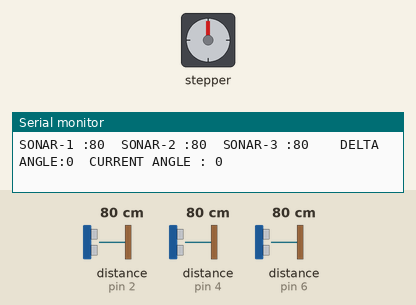
Recording of a sketch running on a simulated Arduino Uno, built with avr-gcc and run on an emulated ATmega328P. Parts: stepper motor, the last lines printed to the serial monitor. Wiring (inferred from the names in the program): 3 × ultrasonic range finder: trigger pin 3, echo pin 2 / trigger pin 5, echo pin 4 / trigger pin 7, echo pin 6; stepper motor driver (200 steps per turn assumed): step pin 11; direction pin 8. The test bench sets the inputs (shaded band); at power-on: distance to the obstacle (sensors on pin 2, pin 4, pin 6) 80 cm. The echo pulse lasts 58.3 µs per cm.

Above: at 1.2 s.
1.3 s: distance to the obstacle (sensor on pin 2) set to 250 cm
At 3.1 s:
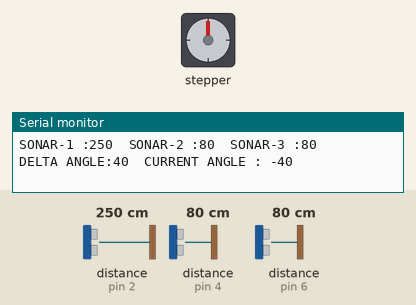
4.3 s: distance to the obstacle (sensor on pin 4) set to 217 cm
6.9 s: distance to the obstacle (sensor on pin 4) set to 226 cm
At 8.9 s:
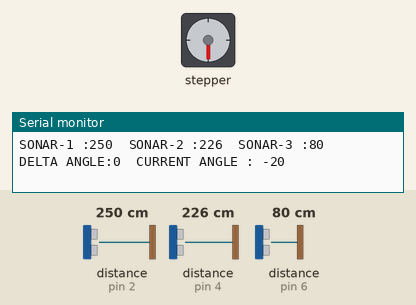
9.2 s: distance to the obstacle (sensor on pin 4) set to 2 cm
At 10.2 s:
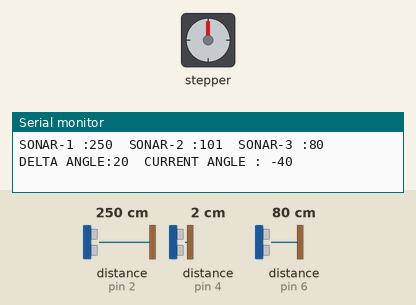
11.3 s: distance to the obstacle (sensor on pin 4) set to 250 cm
At 14.0 s:
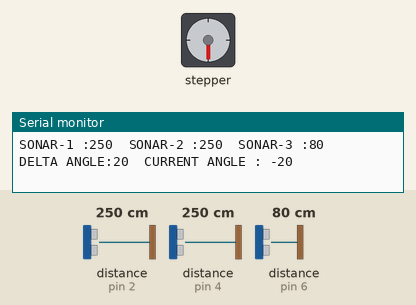
Timing chart, 0 to 15.3 s (numbered marks = the images above; inputs shaded):
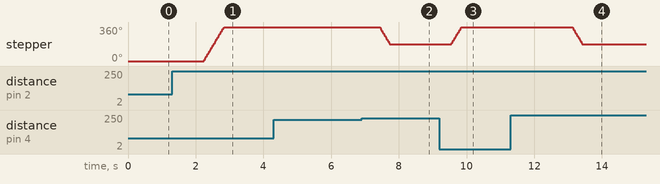

Measured:
- the behaviour switches between 220 and 221 cm on distance to the obstacle (sensor on pin 4) (found by bisection; images 1 and 2)
- after the input at 1.3 s, stepper: turns 360° clockwise in 0.60 s, starting after 0.93 s
- after the input at 6.9 s, stepper: turns 180° counter-clockwise in 0.30 s, starting after 0.52 s
- after the input at 9.2 s, stepper: turns 180° clockwise in 0.30 s, starting after 0.35 s
- after the input at 11.3 s, stepper: turns 180° counter-clockwise in 0.30 s, starting after 1.8 s

The sketch:

sonarfinale.ino
```cpp
/*
    Sonar Placement
    Sonar 1 : Facing towards the left of the bicycle
    Sonar 0 : Facing towards the center of the bicycle
    Sonar 2 : Facing towrds the right of the bicycle

    Turning algorithm :
    Detection by Sonar 0 ONLY : turn right by 28 degrees to get the obstacle out of range of vision
    Detection by Sonar 1 ONLY : don't do anything
    Detection by Sonar 2 ONLY : don't do anything
    Detection by Sonar 0 and Sonar 1 (object in front and left) : turn right by 35-37 degrees to get obstacle out of range of vision
    Detection by Sonar 0 and Sonar 2 (object in front and right) : turn left by 35-37 degrees to get obstacle out of range of vision
    Detection by Sonar 1 and Sonar 2 (object in right and left) : don't do anything
    Detection by all three Sonars : Abrupt turn of about 50 - 60 degrees on either side
*/

#define TICKS_PER_DEGREE (1800/360)
#define D_THRESH 220
#define D_MAX 800
#define ANGLE_LR 20
#define ANGLE_CLCR 40
#define ANGLE_C_CLR 0

#define L_SONAR 0
#define C_SONAR 1
#define R_SONAR 2

#define SA 30

int dist[3][SA] = {{0}, {0}, {0}};

int filter(int sample[], int siz)
{  int i;
   int error_range = 100;
   int flag = 0;
   int prv = sample[0];
   int avg;
   if(sample[0] > 20)
   avg = sample[0];
   else
   {
     flag = 1;
     avg = 0;
   }

   for(i=1; i<siz; i++)
   {
       if(abs(sample[i]-prv) < error_range)
       {
          avg += sample[i];
       }
       else
       {
          flag = 1;
       }
       prv = sample[i];
   }
       if(flag == 0)
       return avg/siz;
       else
       return avg/(siz-1);
}

void setup() {
  pinMode(3, OUTPUT); //trig of sonar 0
  pinMode(5, OUTPUT); //trig of sonar 1
  pinMode(7, OUTPUT); //trig of sonar 2
  pinMode (2, INPUT); //echo of sonar 0
  pinMode (4, INPUT); //echo of sonar 1
  pinMode (6, INPUT); //echo of sonar 2
  pinMode(8,OUTPUT);  // DIR Pin
  pinMode(11,OUTPUT); // PULSE Pin
  Serial.begin(38400);
  void SonarSend();
  void gotoangle(int);
  void turn();
  long microsecondsToCentimeters(long);
}
long duration, distCM[3] = {D_MAX, D_MAX, D_MAX};
int currentAngle = 0;
int deltaAngle = 0;

void printSonarData()
{
   int j;
   for(j=0; j<3; j++)
   {
       Serial.print("SONAR-");
       Serial.print(j+1);
       Serial.print(" :");
       Serial.print(distCM[j]);
       Serial.print("\t");
   }
}

long microsecondsToCentimeters(long microseconds)
{
  // The speed of sound is 340 m/s or 29 microseconds per centimeter.
  // The ping travels out and back, so to find the distance of the
  // object we take half of the distance travelled.
  if (microseconds > 29000*0.8)
  {
      microseconds = 29000*0.8;
  }
  return microseconds/58;
}

void SonarSend()
{
  int i=1;
  int j = 0;
  for(j=0; j<SA; j++)
  {
      for (i=1; i<4; i++)
      {
          digitalWrite(2*i+1, LOW);
          delayMicroseconds(1);
          digitalWrite(2*i+1, HIGH);
          delayMicroseconds(10);
          digitalWrite(2*i+1, LOW);
          delayMicroseconds(10);
          duration = pulseIn(2*i, HIGH);

          // convert the time into a distance in CM
          dist[i-1][j] = microsecondsToCentimeters(duration);
      }
  }
  for(i=0; i<3; i++)
  {
     distCM[i] = filter(dist[i], SA);
  }
  turn();
}

void gotoangle(int givenAngle)
{
  int j = 0;

  deltaAngle = givenAngle - currentAngle;

  digitalWrite(8,LOW);
  if(deltaAngle !=0)
  {
    if(deltaAngle < 0)
    {
          digitalWrite(8,HIGH);
          deltaAngle = -deltaAngle;
    }

    for(j=0; j<deltaAngle*TICKS_PER_DEGREE; j++)
    {
        digitalWrite(11,HIGH);
        delayMicroseconds(1500);
        digitalWrite(11,LOW);
        delayMicroseconds(1500);
    }
  }

  currentAngle = givenAngle;

  printSonarData();
  Serial.print("\tDELTA ANGLE:");
  Serial.print(deltaAngle);
  Serial.print("\tCURRENT ANGLE : ");
  Serial.println(currentAngle);
  Serial.println();
  //delay(20);
}

void turn()
{
     int angle;

    if(distCM[C_SONAR]<=D_THRESH && distCM[L_SONAR]<=D_THRESH && distCM[R_SONAR]>D_THRESH)  //left and centre object
    {
        angle = ANGLE_CLCR;
    }
    else if(distCM[C_SONAR]<=D_THRESH && distCM[R_SONAR]<=D_THRESH && distCM[L_SONAR]>D_THRESH)  //right and centre object
    {
        angle = -ANGLE_CLCR;
    }
    else if(distCM[R_SONAR]<=D_THRESH && distCM[L_SONAR]<=D_THRESH && distCM[0]>D_THRESH)     // left and right object
    {
        angle = 0;
    }
    else if(distCM[C_SONAR]<=D_THRESH && distCM[L_SONAR]>D_THRESH && distCM[R_SONAR]>D_THRESH)    //centre object
    {
        angle = ANGLE_C_CLR;
     }
    else if(distCM[L_SONAR]<=D_THRESH && distCM[C_SONAR]>D_THRESH && distCM[R_SONAR]>D_THRESH)     //left object
    {
        angle = ANGLE_LR;
    }
    else if(distCM[R_SONAR]<=D_THRESH && distCM[L_SONAR]>D_THRESH && distCM[C_SONAR]>D_THRESH)     //right object
    {
        angle = -ANGLE_LR;
    }
    else if(distCM[R_SONAR]<=D_THRESH && distCM[L_SONAR]<=D_THRESH && distCM[C_SONAR]<=D_THRESH)    //all direction object
    {
        angle = -ANGLE_C_CLR;
    }
    else if(distCM[R_SONAR]>D_THRESH && distCM[L_SONAR]>D_THRESH && distCM[C_SONAR]>D_THRESH)         //no obstacle found
    {
         angle = 0;  // NO OBSTACLE DETECTED - RUN OTHER PERIPHERALS
    }
    else
    {
        angle = 0;
    }

    //Serial.print("HERE\t");
    gotoangle(angle);
}

void loop()
{
  SonarSend();
}
```
